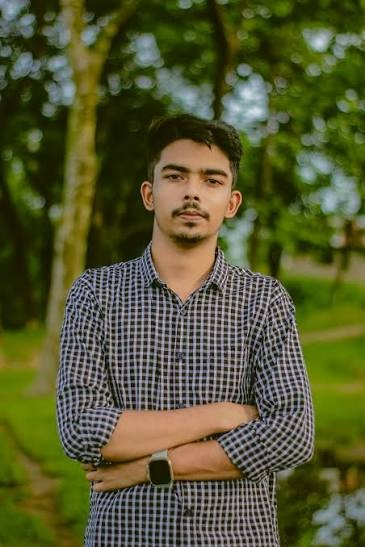
#> input picture face_dtc/face_dtc/data/faces/MP-2351B82C_1788247694.jpg, 365 x 547 px
$ python -i face_engine.py   (imports and definitions only)
#> lines starting #> are read from the running program, lines starting #| are printed output that depends on the picture
### face_dtc/face_dtc/db_manager.py
import os
import json
import uuid
import time
import numpy as np
from PIL import Image
import io
import threading

# One lock so two requests at the same time can't corrupt the JSON file
_db_lock = threading.RLock()

FACENET_MODEL = "Facenet512"
HISTOGRAM_MODEL = "histogram"


# [13 lines left out: function infer_model, not called in this run]

DATA_DIR = os.path.join(os.path.dirname(os.path.abspath(__file__)), "data")
FACES_DIR = os.path.join(DATA_DIR, "faces")
SIGHTINGS_DIR = os.path.join(DATA_DIR, "sightings")
DB_FILE = os.path.join(DATA_DIR, "missing_db.json")

class MissingPersonDBManager:
    """
    Manages Missing Persons profiles, vector embedding index,
    Top-K candidate similarity searching, and sighting reports.
    """
    def __init__(self):
        os.makedirs(DATA_DIR, exist_ok=True)
        os.makedirs(FACES_DIR, exist_ok=True)
        os.makedirs(SIGHTINGS_DIR, exist_ok=True)
        self.db_file = DB_FILE
        self._load_db()

    def _load_db(self):
        if os.path.exists(self.db_file):
            try:
                with open(self.db_file, "r", encoding="utf-8") as f:
#> (reads face_dtc/face_dtc/data/missing_db.json from the repository)
                    self.db = json.load(f)
            except Exception as e:
                print(f"[DB] Error loading DB file, initializing fresh: {e}")
                self.db = {}
        else:
            self.db = {}
            self._save_db()

    # [219 lines left out: functions _save_db, enroll_missing_person, get_all_cases, get_case_by_id, update_case_status, delete_case and 3 more, not called in this run]

# Singleton Instance
db_inst = MissingPersonDBManager()

### face_dtc/face_dtc/face_engine.py
import os
import cv2
import base64
import numpy as np
import io
from PIL import Image

from db_manager import db_inst

CASCADE_PATH = cv2.data.haarcascades + "haarcascade_frontalface_default.xml"
face_cascade = cv2.CascadeClassifier(CASCADE_PATH)

MODEL_NAME = "Facenet512"
DETECTOR_BACKEND = "opencv"
HISTOGRAM_MODEL = "histogram"

# FACE_STRICT_MODE=1 -> refuse to work without DeepFace and reject photos
# with no detectable face (recommended once you confirm DeepFace runs).
# Off by default so nothing that works today stops working.
STRICT_MODE = os.environ.get("FACE_STRICT_MODE", "0") == "1"

# Face finder: "opencv" (default, fast) or "retinaface" (much better with side
# angles, children and low light; slower on CPU). retinaface needs:
#   pip install retina-face        then set FACE_DETECTOR=retinaface
FACE_DETECTOR = os.environ.get("FACE_DETECTOR", "opencv").strip().lower()
_detector_warned = False


class NoFaceError(ValueError):
    pass

_deepface_loaded = False

def check_deepface_available():
    global _deepface_loaded
    try:
        from deepface import DeepFace
        _deepface_loaded = True
        return True
    except Exception:
        return False

class FaceEngine:
    def __init__(self, model_name: str = MODEL_NAME, detector_backend: str = DETECTOR_BACKEND):
#> further down, picture is the input picture: shape (547, 365, 3); mean B, G, R 50.1, 89.1, 86.8
        self.model_name = model_name
        self.detector_backend = detector_backend

    # [19 lines left out: function warm_up, not called in this run]

    def decode_image(self, img_input) -> np.ndarray:
        if isinstance(img_input, np.ndarray):
            if len(img_input.shape) == 3 and img_input.shape[2] == 3:
                return img_input
            return cv2.cvtColor(img_input, cv2.COLOR_BGR2RGB)

        if isinstance(img_input, str):
            if "," in img_input:
                img_input = img_input.split(",")[1]
            img_bytes = base64.b64decode(img_input)
        elif isinstance(img_input, bytes):
            img_bytes = img_input
        else:
            raise ValueError("Unsupported image input format")

        pil_img = Image.open(io.BytesIO(img_bytes)).convert("RGB")
        return np.array(pil_img)

    # [28 lines left out: function _detect_with_deepface, not called in this run]

    def detect_faces(self, img_np: np.ndarray) -> list:
        if FACE_DETECTOR != "opencv":
            better = self._detect_with_deepface(img_np)
            if better is not None:
                return better

        gray = cv2.cvtColor(img_np, cv2.COLOR_RGB2GRAY)
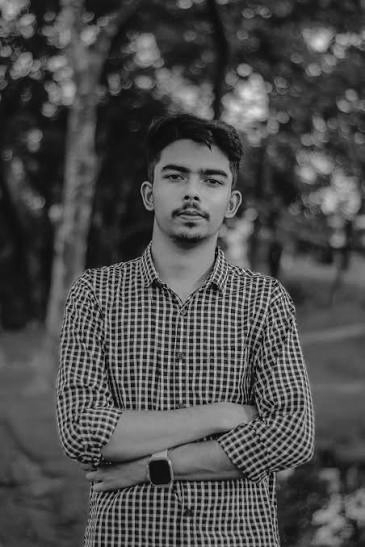
#> gray: shape (547, 365); min 0, max 232, mean 77.1
        clahe = cv2.createCLAHE(clipLimit=2.0, tileGridSize=(8, 8))
        gray = clahe.apply(gray)
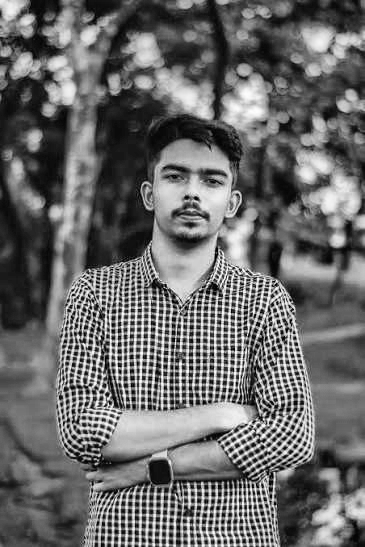
#> gray: shape (547, 365); min 0, max 255, mean 106.2

        faces = face_cascade.detectMultiScale(
            gray,
            scaleFactor=1.1,
            minNeighbors=5,
            minSize=(40, 40)
        )
#> faces = [[138, 135, 108, 108]]

        # Second, more relaxed pass for small / low-contrast faces
        if len(faces) == 0:
            faces = face_cascade.detectMultiScale(
                gray,
                scaleFactor=1.05,
                minNeighbors=3,
                minSize=(24, 24)
            )

        results = []
        for (x, y, w, h) in faces:
            results.append({
                "x": int(x),
                "y": int(y),
                "w": int(w),
                "h": int(h),
                "confidence": 0.95
            })
#> this loop made 1 pass
#> after the loop, results = 1 item

        return results

    # [4 lines left out: function extract_embedding, not called in this run]

    def extract_embedding_with_model(self, img_np: np.ndarray, bbox=None):
        """
        Returns (vector, model_name). model_name is "Facenet512" for a real
        face embedding or "histogram" for the colour fallback, so the two
        kinds are never compared with each other.
        """
        crop_img = img_np
        if bbox:
            x, y, w, h = bbox["x"], bbox["y"], bbox["w"], bbox["h"]
            height, width = img_np.shape[:2]
            pad_w = int(w * 0.15)
            pad_h = int(h * 0.15)
            x1 = max(0, x - pad_w)
            y1 = max(0, y - pad_h)
            x2 = min(width, x + w + pad_w)
            y2 = min(height, y + h + pad_h)
            crop_img = img_np[y1:y2, x1:x2]

        if crop_img.size == 0:
            crop_img = img_np

        if check_deepface_available():
            from deepface import DeepFace
            try:
                embedding_objs = DeepFace.represent(
                    img_path=crop_img,
                    model_name=self.model_name,
                    enforce_detection=False,
                    detector_backend=self.detector_backend
                )
                if embedding_objs and len(embedding_objs) > 0:
                    raw_emb = embedding_objs[0]["embedding"]
                    vec = np.array(raw_emb, dtype=np.float32)
                    norm = np.linalg.norm(vec)
                    if norm > 0:
                        vec = vec / norm
                    return vec.tolist(), self.model_name
            except Exception as e:
                print(f"[FaceEngine] DeepFace represent error: {e}")

        if STRICT_MODE:
            raise RuntimeError("Face model (DeepFace) is not available; refusing colour-histogram fallback.")

        # Colour-histogram fallback (NOT a face embedding). Tagged so it is
        # only ever compared with other histogram vectors.
        print("[FaceEngine] WARNING: using colour-histogram fallback, not a face model.")
        resized = cv2.resize(crop_img, (64, 64))
        hist = cv2.calcHist([resized], [0, 1, 2], None, [8, 8, 8], [0, 256, 0, 256, 0, 256])
        vec = hist.flatten()
        norm = np.linalg.norm(vec)
        if norm > 0:
            vec = vec / norm
        return vec.tolist(), HISTOGRAM_MODEL

    def search_missing_candidates(self, img_input, top_k: int = 5, threshold: float = 0.30) -> list:
        """
        Main Missing Persons AI Pipeline:
        1. Decodes photo / video frame.
        2. Detects faces.
        3. Extracts 512d facial feature vector.
        4. Performs Top-K similarity search against all registered missing persons.
        5. Returns detected faces with ranked candidates, match %, and confidence tier.
        """
        img_np = self.decode_image(img_input)
        bboxes = self.detect_faces(img_np)
#> bboxes = 1 item

        if not bboxes:
            if STRICT_MODE:
                # No face found: return no matches instead of matching the whole photo
                return []
            # Fallback: process entire image frame if Haar Cascade misses small angle
            height, width = img_np.shape[:2]
            bboxes = [{"x": 0, "y": 0, "w": width, "h": height, "confidence": 0.80}]

        results = []
        for bbox in bboxes:
            emb, model = self.extract_embedding_with_model(img_np, bbox)
            candidates = db_inst.search_top_candidates(
                emb, top_k=top_k, min_threshold=threshold, model=model
            )

            top_match = candidates[0] if candidates else None

            results.append({
                "bbox": bbox,
                "has_matches": len(candidates) > 0,
                "top_match": top_match,
                "candidates": candidates
            })
#> this loop made 1 pass
#> (bbox, x in extract_embedding_with_model, y in extract_embedding_with_model, w in extract_embedding_with_model, h in extract_embedding_with_model, height in extract_embedding_with_model, width in extract_embedding_with_model, pad_w in extract_embedding_with_model) on pass 1: ({'x': 138, 'y': 135, 'w': 108, 'h': 108, 'confidence': 0.95}, 138, 135, 108, 108, 547, 365, 16)
#> pass 1, in extract_embedding_with_model, `crop_img = img_np[y1:y2, x1:x2]`:
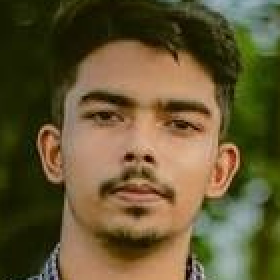
#> crop_img: shape (140, 140, 3) (shown 2 times larger); mean B, G, R 52, 87, 100.4
#> after the loop, results = []

        return results

# Singleton Instance
engine_inst = FaceEngine()

>>> import cv2
>>> picture = cv2.imread('data/faces/MP-2351B82C_1788247694.jpg')
#> (the run stopped early here; a loop or call above may not have finished)
